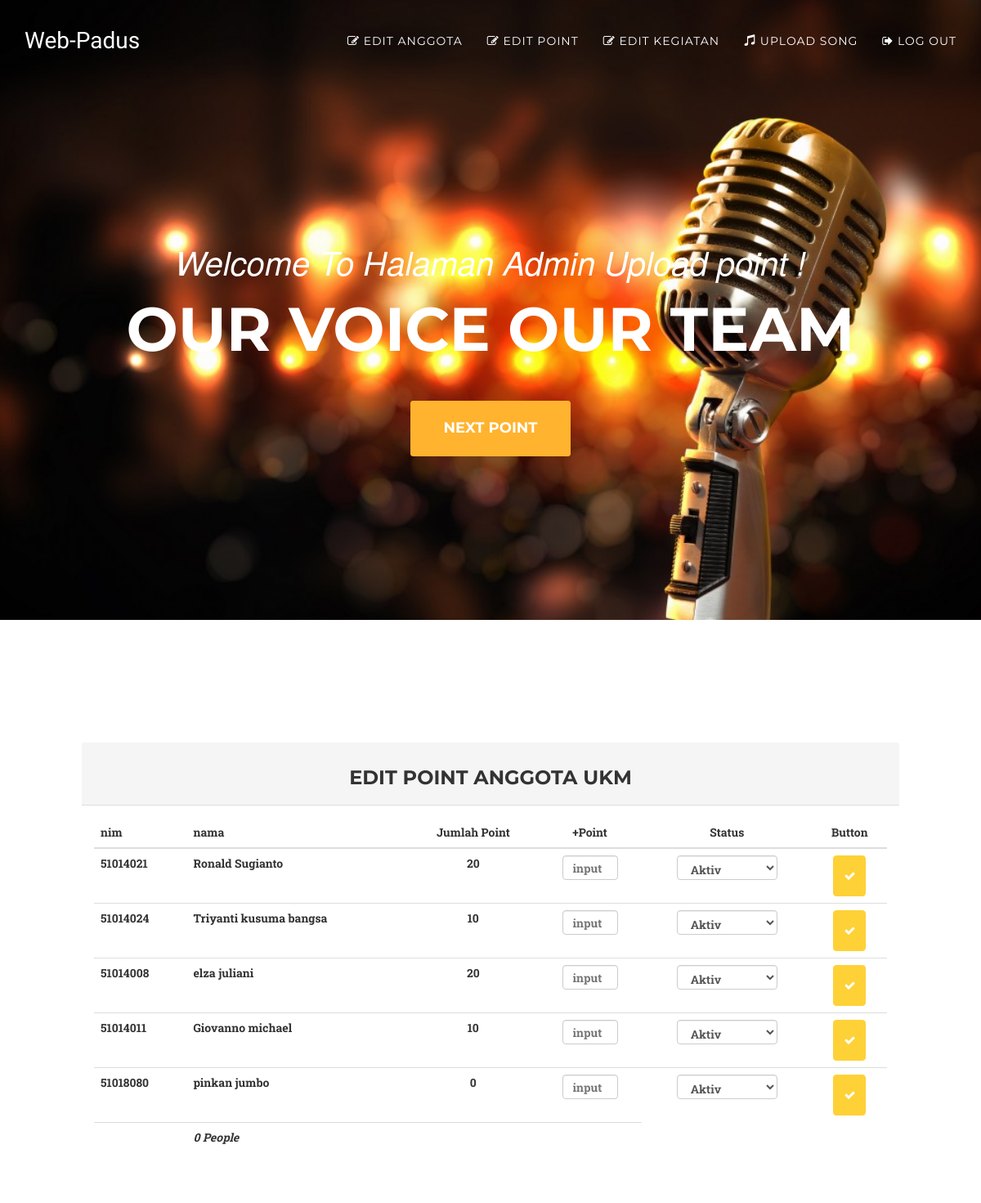
Screenshot of /index.php/editpoint with the database file from the repository.
### tables this page shows
CREATE TABLE IF NOT EXISTS `anggotaukm` (
  `id` int(11) NOT NULL AUTO_INCREMENT,
  `nim` int(10) NOT NULL,
  `nama` varchar(60) NOT NULL,
  `jurusan` varchar(32) NOT NULL,
  `email` varchar(60) NOT NULL,
  `point` int(5) NOT NULL,
  `status` varchar(12) NOT NULL,
  PRIMARY KEY (`id`)
);

### application/controllers/Editpoint.php (called while the page is built, shortened)
<?php
class Editpoint extends CI_Controller {
public function __construct(){
	$this->load->model('Akun_model');
}
	public function index()
	{
	   $data['akun'] = $this->Akun_model->view_user();
		$this->load->view('templates/header');
		$data['judul'] = "Welcome To Halaman Admin Upload point !";
		$this->load->view('templates/headernav');
		$this->load->view('admintemplates/navadmin', $data);
		$this->load->view('admintemplates/editpoint', $data);
		$this->load->view('templates/footer');
	}
}

### index.php (called while the page is built, shortened)
<?php
require_once BASEPATH.'core/CodeIgniter.php';

### application/models/Akun_model.php (called while the page is built, shortened)
<?php
class Akun_model extends CI_Model{
	public function view_user(){
		$query =  $this->db->get('anggotaukm');
		return $query->result_array();
	}
}
?>

### application/views/admintemplates/editpoint.php (the view, shortened to what this page needs)
               <a href="#editpoint" class="page-scroll btn btn-xl">Next Point</a>
            </div>
        </div>
    </header>
    <section id="editpoint">
    <div id="wrapper">
            <div class="row">
                <div class="col-lg-12">
                    <div class="panel1 panel-default">
                        <div class="panel-heading">
                         <h3>  Edit Point Anggota UKM  </h3>
                        </div>
                        <div class="panel-body">
                            <div class="table-responsive">
                                <table class="table table-hover">
                                    <thead>
                                       <tr>
										 <th>nim</th>
	                                     <th>nama</th>
	                                     <th><center>Jumlah Point</center></th>
                                         <th><center>+Point</center></th>
	                                     <th><center>Status</center></th>
                                         <th><center>Button</center></th>
                                       </tr>
                                    </thead>
                                    <tbody>
                                    <?php foreach ($akun as $perakun) { ?>
                                    <tr>
                                      <th>
                                        <?= $perakun['nim']; ?>
                                      </th>
                                      <th>
                                        <?= $perakun['nama']; ?>
                                      </th>
                                      <th><center>
                                        <?= $perakun['point']; ?>
                                      </center></th>
                                      <th><center>
                                        <input class="form-control1" name='point' placeholder="input" type="text" >
                                      </center></th>
                                      <th><center>
                                        <select class="form-control2" name='status' required="required">
                                         <option value="Aktiv">Aktiv</option>
                                        </select>
                                      </center></th>
                                      <th><center>
                                        <button type="button" class="btn btn-primary" data-dismiss="modal"><i class="fa fa-check" aria-hidden="true"></i>
                                        </button>
                                      </center> </th>
                                    </tr>
                                    <?php } ?>
                                    </tbody>
                                    <tfoot>
                                    <tr>
                                        <th></th>
                                        <th><i>0 People</i></th>
                                        <th></th>
                                        <th></th>
                                    </tr>
                                    </tfoot>
                                </table>
                            </div>
                        </div>
                    </div>
                </div>
            </div>
<br><br>
    </section>

### asset/css/agency.css (style rules this page uses)
body { overflow-x: hidden; font-family: "Roboto Slab", "Helvetica Neue", Helvetica, Arial, sans-serif; }
a, a:hover, a:focus, a:active, a.active { outline: none; }
a { color: #fed136; }
h1, h2, h3, h4, h5, h6 { font-family: "Montserrat", "Helvetica Neue", Helvetica, Arial, sans-serif; text-transform: uppercase; font-weight: 700; }
.btn-primary { color: white; background-color: #fed136; border-color: #fed136; font-family: "Montserrat", "Helvetica Neue", Helvetica, Arial, sans-serif; text-transform: uppercase; font-weight: 700; }
.btn-xl { color: white; background-color: #ffb32e; border-color: #ffb32e; font-family: "Montserrat", "Helvetica Neue", Helvetica, Arial, sans-serif; text-transform: uppercase; font-weight: 700; border-radius: 3px; font-size: 18px; padding: 20px 40px; }
section { padding: 100px 0; }
@media (min-width: 768px) { section { padding: 150px 0; } }
body { webkit-tap-highlight-color: #fed136; }

### asset/css/style.css (style rules this page uses)
.animate { -webkit-animation: animatezoom 0.9s; animation: animatezoom 0.9s; }
h3 { text-align: center; }
a { color:#ee0000; text-decoration:none }
.panel1 { max-width: 1000px; margin: auto; }

### rows the page displays
anggotaukm: nim "51014021", nama "Ronald Sugianto", point "20"
anggotaukm: nim "51014024", nama "Triyanti kusuma bangsa", point "10"
anggotaukm: nim "51014008", nama "elza juliani", point "20"
anggotaukm: nim "51014011", nama "Giovanno michael", point "10"
anggotaukm: nim "51018080", nama "pinkan jumbo", point "0"

### other values shown
$judul "Welcome To Halaman Admin Upload point !"
